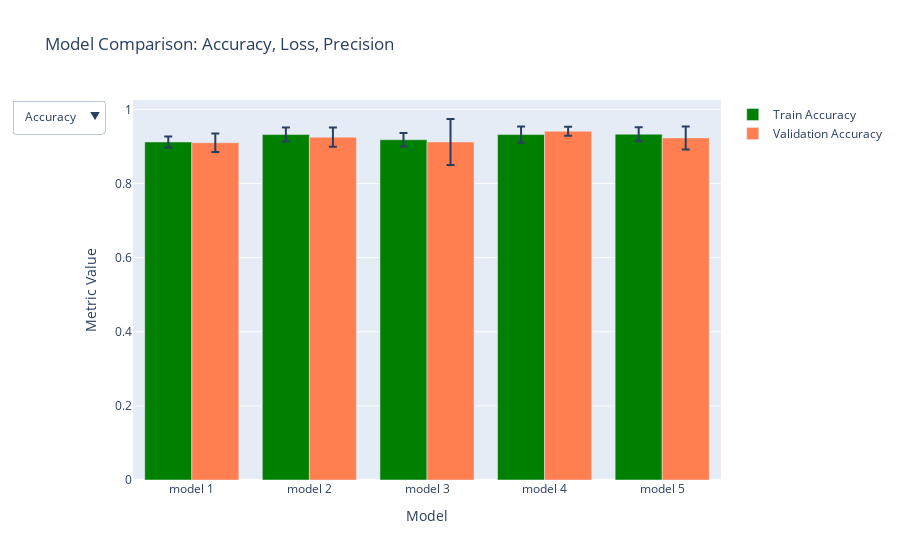

Notebook code cell kept with this figure:
### Code cell
# Bar plot to compare models performances for each metric

fig = bar_plot_metric_performances(report)
fig.show()

### Figure 1 — Plotly figure (JSON) as saved in the notebook; plotly's stock layout.template omitted (floating-point values rounded to 4 significant figures)
{"data": [{"error_y": {"array": [0.015, 0.019, 0.018, 0.022, 0.019], "type": "data", "visible": true}, "marker": {"color": "green"}, "name": "Train Accuracy", "type": "bar", "visible": true, "x": ["model 1", "model 2", "model 3", "model 4", "model 5"], "y": [0.912, 0.932, 0.918, 0.932, 0.933]}, {"error_y": {"array": [0.025, 0.026, 0.062, 0.012, 0.031], "type": "data", "visible": true}, "marker": {"color": "coral"}, "name": "Validation Accuracy", "type": "bar", "visible": true, "x": ["model 1", "model 2", "model 3", "model 4", "model 5"], "y": [0.91, 0.925, 0.912, 0.941, 0.923]}, {"error_y": {"array": [0.048, 0.061, 0.051, 0.053, 0.074], "type": "data", "visible": true}, "marker": {"color": "green"}, "name": "Train Loss", "type": "bar", "visible": false, "x": ["model 1", "model 2", "model 3", "model 4", "model 5"], "y": [0.237, 0.188, 0.243, 0.184, 0.187]}, {"error_y": {"array": [0.066, 0.067, 0.164, 0.032, 0.091], "type": "data", "visible": true}, "marker": {"color": "coral"}, "name": "Validation Loss", "type": "bar", "visible": false, "x": ["model 1", "model 2", "model 3", "model 4", "model 5"], "y": [0.239, 0.2, 0.259, 0.164, 0.206]}, {"error_y": {"array": [0.011, 0.016, 0.012, 0.018, 0.016], "type": "data", "visible": true}, "marker": {"color": "green"}, "name": "Train Precision", "type": "bar", "visible": false, "x": ["model 1", "model 2", "model 3", "model 4", "model 5"], "y": [0.921, 0.938, 0.92, 0.938, 0.938]}, {"error_y": {"array": [0.045, 0.026, 0.028, 0.018, 0.014], "type": "data", "visible": true}, "marker": {"color": "coral"}, "name": "Validation Precision", "type": "bar", "visible": false, "x": ["model 1", "model 2", "model 3", "model 4", "model 5"], "y": [0.932, 0.96, 0.947, 0.95, 0.965]}], "layout": {"barmode": "group", "title": {"text": "Model Comparison: Accuracy, Loss, Precision"}, "updatemenus": [{"buttons": [{"args": [{"visible": [true, true, false, false, false, false]}, {"title": "Accuracy Comparison"}], "label": "Accuracy", "method": "update"}, {"args": [{"visible": [false, false, true, true, false, false]}, {"title": "Loss Comparison"}], "label": "Loss", "method": "update"}, {"args": [{"visible": [false, false, false, false, true, true]}, {"title": "Precision Comparison"}], "label": "Precision", "method": "update"}], "direction": "down", "showactive": true}], "xaxis": {"title": {"text": "Model"}}, "yaxis": {"title": {"text": "Metric Value"}}}}
